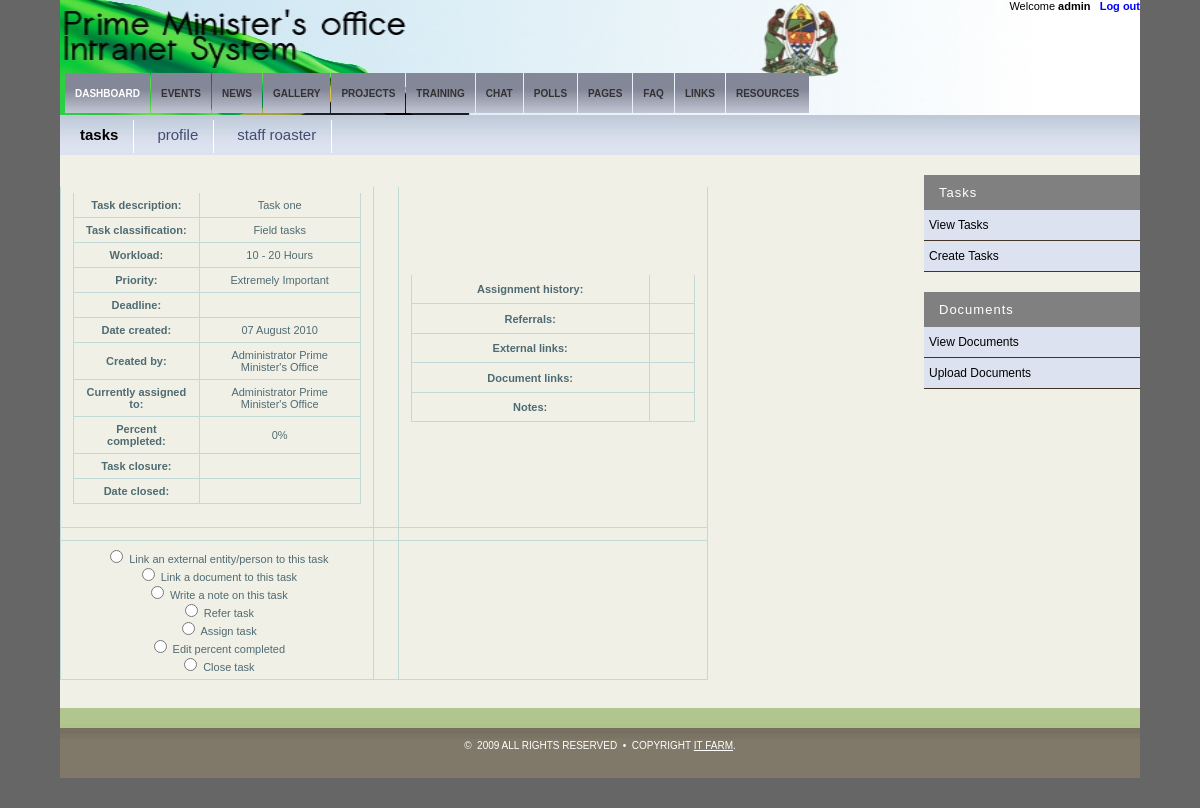
Page /modules/tasks/main.php?page=dashboard&tag=processtask&task_id=1 (signed in) on the committed database.
### tables this page shows
CREATE TABLE IF NOT EXISTS `tbl_tasks` (
  `task_id` int(11) NOT NULL,
  `task_description` varchar(255) DEFAULT NULL,
  `task_classification_id` varchar(3) DEFAULT NULL,
  `workload_classification_id` varchar(3) DEFAULT NULL,
  `priority_classification_id` varchar(3) DEFAULT NULL,
  `deadline` datetime DEFAULT NULL,
  `created_by` varchar(8) DEFAULT NULL,
  `date_created` datetime DEFAULT NULL,
  `percent_completed` int(11) DEFAULT NULL,
  `date_closed` datetime DEFAULT NULL,
  `task_closure_classification_id` varchar(3) DEFAULT NULL,
  `task_outcome_classification_id` varchar(3) DEFAULT NULL,
  `assignee_can_close` int(11) DEFAULT NULL,
  PRIMARY KEY (`task_id`),
  KEY `fi0` (`priority_classification_id`),
  KEY `fi1` (`task_classification_id`),
  KEY `fi2` (`task_closure_classification_id`),
  KEY `fi3` (`task_outcome_classification_id`),
  KEY `fi4` (`workload_classification_id`),
  KEY `fi5` (`created_by`)
);

CREATE TABLE IF NOT EXISTS `tbl_setup_task_classifications` (
  `task_classification_id` varchar(3) NOT NULL,
  `task_classification` varchar(50) DEFAULT NULL,
  `status` char(6) NOT NULL,
  PRIMARY KEY (`task_classification_id`)
);

CREATE TABLE IF NOT EXISTS `tbl_setup_workload_classifications` (
  `workload_classification_id` varchar(3) NOT NULL,
  `workload_classification` varchar(50) DEFAULT NULL,
  `status` char(6) NOT NULL,
  PRIMARY KEY (`workload_classification_id`)
);

CREATE TABLE IF NOT EXISTS `tbl_setup_priority_classifications` (
  `priority_classification_id` varchar(3) NOT NULL,
  `priority_classification` varchar(50) DEFAULT NULL,
  `status` char(6) NOT NULL,
  PRIMARY KEY (`priority_classification_id`)
);

CREATE TABLE IF NOT EXISTS `authuser` (
  `id` int(11) NOT NULL AUTO_INCREMENT,
  `uname` varchar(25) NOT NULL DEFAULT '',
  `passwd` varchar(32) NOT NULL DEFAULT '',
  `name` varchar(100) NOT NULL DEFAULT '',
  `surname` varchar(100) NOT NULL DEFAULT '',
  `email` varchar(100) NOT NULL DEFAULT '',
  `mobile` varchar(255) NOT NULL,
  `location` varchar(255) NOT NULL,
  `team` varchar(25) NOT NULL DEFAULT '',
  `level` int(4) NOT NULL DEFAULT '0',
  `status` varchar(10) NOT NULL DEFAULT '',
  `lastlogin` datetime DEFAULT NULL,
  `logincount` int(11) DEFAULT NULL,
  `prefix` varchar(10) NOT NULL,
  `department` varchar(200) NOT NULL,
  `address` varchar(250) NOT NULL,
  `city` varchar(200) NOT NULL,
  `zip` varchar(100) NOT NULL,
  `country` varchar(250) NOT NULL,
  PRIMARY KEY (`id`)
);

### modules/tasks/config_imported/functionsgeneral.inc.php (the view, shortened to what this page needs)
<?php
function domain($DomainType, $Expr,$Domain,$Criteria = '') {
	$TheSQL = "SELECT ".$Expr." FROM ".$Domain;
	If ($Criteria <> '') {
		$TheSQL = $TheSQL." WHERE ".$Criteria;
	}
	$Result = mysql_query($TheSQL);
	if ($DomainType == "dcount") {
		$TheValue = mysql_num_rows($Result);
	} else {
		$Row = mysql_fetch_array($Result);
		$TheValue = $Row[$Expr];
	}
	Return $TheValue;
}
?>

### modules/tasks/config_imported/functionsspecial.inc.php (called while the page is built, shortened)
<?php
function currently_assigned_to ($task_id, $return_option) {
	if (domain("dcount","assignment_id","tbl_assignments","task_id = ".$task_id) == 0) {
		$assigned_to_id = domain("dfirst","created_by","tbl_tasks","task_id = ".$task_id);
	} else {
		$recent_assign_date = domain("dmax","assignment_date","tbl_assignments","task_id = ".$task_id);
		$assigned_to_id = domain("dfirst","assigned_to","tbl_assignments","assignment_date = '".$recent_assign_date."' and task_id = ".$task_id);
	}
	if ($return_option == "id") {
		return $assigned_to_id;
	} elseif ($return_option == "name") {
		if ((substr($assigned_to_id,0,1) != "U")&&(substr($assigned_to_id,0,1) != "G") ){
			$assigned_to_name = domain("dfirst","concat(name, ' ', surname)", "authuser","id = '".$assigned_to_id."'");
		} elseif (substr($assigned_to_id,0,1) == "G") {
			$assigned_to_group_name = domain("dfirst","group_name", "tbl_groups","group_id = '".$assigned_to_id."'");
			$group_leader_name = group_leader($assigned_to_id, "name");
			$assigned_to_name = $assigned_to_group_name." (led by ".$group_leader_name.")";
		}
		return $assigned_to_name;
	}
}
function user_is_creator($task_id,$user_id) {
	$creator_of_this_task = domain("dfirst","created_by","tbl_tasks","task_id = ".$task_id);
	return $creator_of_this_task == $user_id;
}
function user_is_current_assignee_as_user($task_id,$user_id) {
	$current_assignee_id = currently_assigned_to($task_id, "id");
	return  $current_assignee_id == $user_id;
}
?>

### modules/tasks/config_imported/functionsgeneral.inc.php (the view, shortened to what this page needs)
<?php
function domain($DomainType, $Expr,$Domain,$Criteria = '') {
	$TheSQL = "SELECT ".$Expr." FROM ".$Domain;
	If ($Criteria <> '') {
		$TheSQL = $TheSQL." WHERE ".$Criteria;
	}
	$Result = mysql_query($TheSQL);
	if ($DomainType == "dcount") {
		$TheValue = mysql_num_rows($Result);
	} else {
		$Row = mysql_fetch_array($Result);
		$TheValue = $Row[$Expr];
	}
	Return $TheValue;
}
?>

### modules/tasks/dashboard/processtask.php (shortened to what this page needs)
<?php
	@include_once('config.php');
	@include_once('config_imported/connect.inc.php');
	@include_once('config_imported/coresql.inc.php');
	@include_once('config_imported/functionsgeneral.inc.php');
	@include_once('config_imported/functionsspecial.inc.php');
    @include_once('config_imported/settings.inc.php');
	if ($task_id == "" ) {
		$task_id = $_GET['task_id'];
	}
?>
<table align=center >
<col width="49%">
<col width="2%">
<col width="49%">
<?php
	$qry_task_SQL = "SELECT tbl_tasks.*, tbl_setup_task_classifications.task_classification, tbl_setup_workload_classifications.workload_classification, tbl_setup_priority_classifications.priority_classification, DATE_FORMAT(Deadline,'%d %M %Y') AS deadline_formatted, authuser.name, authuser.surname, DATE_FORMAT(date_created,'%d %M %Y') AS date_created_formatted, tbl_setup_task_closure_classifications.task_closure_classification, tbl_setup_task_outcome_classifications.task_outcome_classification, DATE_FORMAT(date_closed,'%d %M %Y') AS date_closed_formatted
						FROM (((((tbl_tasks LEFT JOIN tbl_setup_task_classifications ON tbl_tasks.task_classification_id = tbl_setup_task_classifications.task_classification_id) LEFT JOIN tbl_setup_workload_classifications ON tbl_tasks.workload_classification_id = tbl_setup_workload_classifications.workload_classification_id) LEFT JOIN tbl_setup_priority_classifications ON tbl_tasks.priority_classification_id = tbl_setup_priority_classifications.priority_classification_id) INNER JOIN authuser ON tbl_tasks.created_by = authuser.id) LEFT JOIN tbl_setup_task_closure_classifications ON tbl_tasks.task_closure_classification_id = tbl_setup_task_closure_classifications.task_closure_classification_id) LEFT JOIN tbl_setup_task_outcome_classifications ON tbl_tasks.task_outcome_classification_id = tbl_setup_task_outcome_classifications.task_outcome_classification_id
						WHERE tbl_tasks.task_id=".$task_id;
	$qry_task_result = mysql_query($qry_task_SQL);
	if (!$qry_task_result) {
			exit('<p>Error performing task query: '.mysql_error().'</p>');
	} else {
		While ($qry_task_row = mysql_fetch_array($qry_task_result)) {
			$assignee_can_close = $qry_task_row['assignee_can_close'];
			$is_closed = $qry_task_row['date_closed'] <> '';
			?>
			<tr>
				<td>
				<table >
					<tr><td class="bold">Task description:</td><td><?php echo $qry_task_row['task_description'] ?></td></tr>
					<tr><td class="bold">Task classification:</td><td><?php echo $qry_task_row['task_classification'] ?></td></tr>
					<tr><td class="bold">Workload:</td><td><?php echo $qry_task_row['workload_classification'] ?></td></tr>
					<tr><td class="bold">Priority:</td><td><?php echo $qry_task_row['priority_classification'] ?></td></tr>
					<tr><td class="bold">Deadline:</td><td><?php echo $qry_task_row['deadline_formatted'] ?></td></tr>
					<tr><td class="bold">Date created:</td><td><?php echo $qry_task_row['date_created_formatted'] ?></td></tr>
					<tr><td class="bold">Created by:</td><td><?php echo $qry_task_row['name'].' '.$qry_task_row['surname'] ?></td></tr>
					<tr><td class="bold">Currently assigned to:</td><td><?php echo currently_assigned_to($task_id, "name") ?></td></tr>
					<tr><td class="bold">Percent completed:</td><td><?php echo $qry_task_row['percent_completed'] ?>%</td></tr>
				<tr><td class="bold">Task closure:</td><td><?php echo $qry_task_row['task_closure_classification'] ?></td></tr>
				<tr><td class="bold">Date closed:</td><td><?php echo $qry_task_row['date_closed_formatted'] ?></td></tr>
				</table>
			</td>
			<td></td> <td>
			<table>
			<tr><td class="bold">Assignment history:</td><td>
			</td></tr>
			<tr><td class="bold">Referrals:</td><td>
			</td></tr>
			<tr><td class="bold">External links:</td><td>
			</td></tr>
			<tr><td class="bold">Document links:</td><td>
			</td></tr>
			<tr><td class="bold">Notes:</td><td>
			</td></tr>
			<?php
		}
	}
?>
			</table>
			</td></tr>
			<tr class="backshade"><td> <td><td> </td></td> </td></tr>
<tr>
<td>
<?php
$user_is_creator = user_is_creator($task_id,$_SESSION['id']);
$user_is_current_assignee_as_user = user_is_current_assignee_as_user($task_id,$_SESSION['id']);
$user_is_current_assignee_as_group_leader = current_user_is_current_assignee_as_group_leader($task_id, $qry_currently_assigned_to_user_as_group_leader_SQL);
if (!$is_closed) {
?>
	<input type="radio" name="visibility" value="attachentity" onClick="TaskAttachVisibility(document,this.value)"/> Link an external entity/person to this task <br>
	<input type="radio" name="visibility" value="attachdocument" onClick="TaskAttachVisibility(document,this.value)"/> Link a document to this task <br>
	<input type="radio" name="visibility" value="attachnewnote" onClick="TaskAttachVisibility(document,this.value)"/> Write a note on this task <br>
	<input type="radio" name="visibility" value="refer" onClick="TaskAttachVisibility(document,this.value)" /> Refer task <br>
	<?php	if ($user_is_creator or $user_is_current_assignee_as_user or $user_is_current_assignee_as_group_leader) {	?>
			<input type="radio" name="visibility" value="assign" onClick="TaskAttachVisibility(document,this.value)" /> Assign task <br>
	<?php	} ?>
	<?php	if ($user_is_current_assignee_as_user or $user_is_current_assignee_as_group_leader) {	?>
			<input type="radio" name="visibility" value="percentcompleted" onClick="TaskAttachVisibility(document,this.value)" /> Edit percent completed <br>
	<?php	} ?>
	<?php	if ($user_is_creator or (($user_is_current_assignee_as_user or $user_is_current_assignee_as_group_leader) and $assignee_can_close)) {	?>
		<input type="radio" name="visibility" value="close" onClick="TaskAttachVisibility(document,this.value)" /> Close task <br>
	<?php	}
} ?>
</td><td></td> <td>
</td>
</tr></table>

### modules/tasks/stylesheets/main.css (style rules this page uses)
body { margin: 0px; padding: 0; background: #666666; text-align: justify; font-family: Tahoma, Arial, Helvetica, sans-serif; font-size: 11px; color: #3D3726; }
.bold { font-weight: bold; }

### modules/tasks/stylesheets/table_style.css (style rules this page uses)
table { width:100%; padding: 0; margin: 0 auto 1.5em auto; border-left: 1px solid #C1DAD7; border-collapse:collapse; }
td { font: normal 11px "Trebuchet MS", Verdana, Arial, Helvetica, sans-serif; border-right: 1px solid #C1DAD7; border-bottom: 1px solid #C1DAD7; padding: 6px 12px 6px 12px; color: #4f6b72; text-align:center; }

### rows in the picture
tbl_tasks: task_description "Task one", task_classification.task_classification "Field tasks", workload_classification.workload_classification "10 - 20 Hours", priority_classification.priority_classification "Extremely Important", date_created_formatted "07 August 2010", authuser.name "Administrator", authuser.surname "Prime Minister's Office", task_id "Administrator Prime Minister's Office", percent_completed "0"

### other values in the picture
$_SESSION['username'] "admin"
$main_url[$incr][0] "DASHBOARD"
$main_url[$incr][0] "EVENTS"
$main_url[$incr][0] "NEWS"
$main_url[$incr][0] "GALLERY"
$main_url[$incr][0] "PROJECTS"
$main_url[$incr][0] "TRAINING"
$main_url[$incr][0] "CHAT"
$main_url[$incr][0] "POLLS"
$main_url[$incr][0] "PAGES"
$main_url[$incr][0] "FAQ"
$main_url[$incr][0] "LINKS"
$main_url[$incr][0] "RESOURCES"
$url[$incr][0] "tasks"
$url[$incr][0] "profile"
